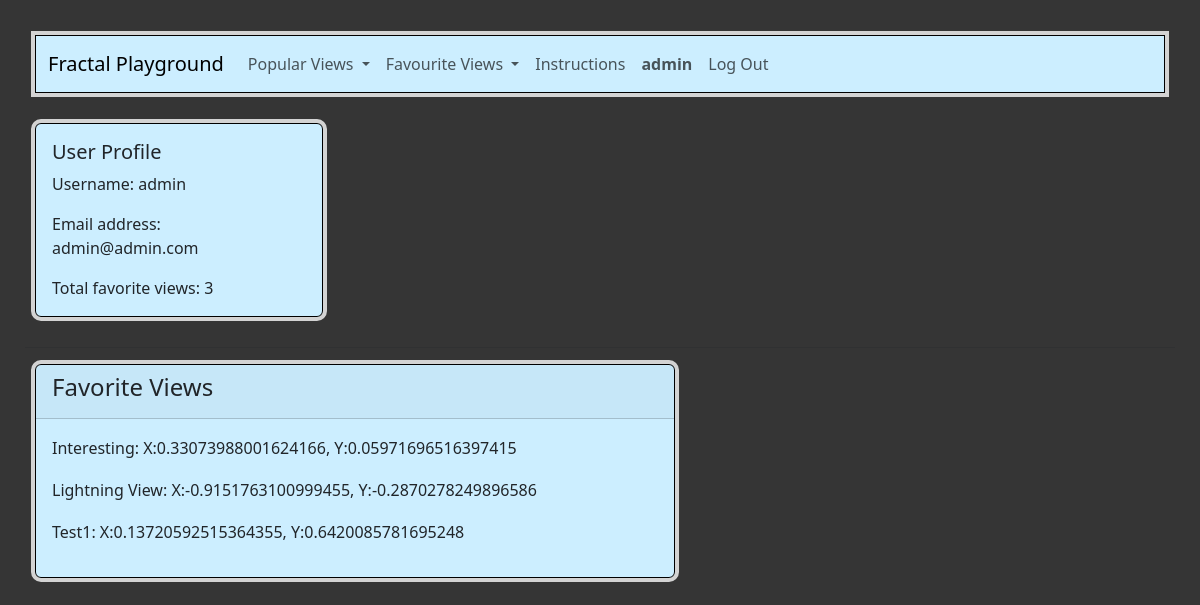
/user_profile (signed in), run on the app's committed database.
### mandelbrot/models.py (models this page shows)
class User(AbstractUser):
    def serialize(self):
        return {
            "username": self.username,
            "email": self.email,
            "total_favorite_views": MandelbrotView.objects.filter(user=self).count(),  # Number of saved views
            "favorite_views": [view.serialize() for view in MandelbrotView.objects.filter(user=self)],
        }

class MandelbrotView(models.Model):
    VIEW_TYPE_CHOICES = [
        ("user_defined", "User Defined"),
        ("predefined", "Predefined"),
    ]
    user = models.ForeignKey("User", on_delete=models.CASCADE, related_name="user_mandelbrot_views", null=True, blank=True)
    name = models.CharField(blank=False, null=False, max_length=128)
    center_x = models.FloatField(blank=False, null=False)
    center_y = models.FloatField(blank=False, null=False)
    zoom = models.FloatField(blank=False, null=False)
    max_iterations = models.IntegerField(blank=False, null=False)
    view_type = models.CharField(max_length=20, choices=VIEW_TYPE_CHOICES, default="user_defined")
    def serialize(self):
        return {
            "id": self.id,
            "name": self.name,
            "center_x": self.center_x,
            "center_y": self.center_y,
            "zoom": self.zoom,
            "max_iterations": self.max_iterations,
            "view_type": self.view_type,
        }

### mandelbrot/views.py (the view)
# urls.py: path("user_profile", views.user_profile, name="user_profile"),
@login_required
def user_profile(request):
    return render(request, "mandelbrot/user_profile.html", {
        "current_user": User.objects.get(username=request.user).serialize(),
    })

### mandelbrot/templates/mandelbrot/user_profile.html (shortened to what this page needs)
{% extends "mandelbrot/layout.html" %}
{% load static %}
{% block body %}
    <div class="card profile-card rectangle navigation-bar" style="max-width: 18rem;">
        <div class="card-body">
            <h5 class="card-title">User Profile</h5>
            <p class="card-text">Username: {{ current_user.username }}</p>
            <p class="card-text">Email address: {{ current_user.email }}</p>
            <p class="card-text">Total favorite views: {{ current_user.total_favorite_views }}</p>
        </div>
    </div>
    <hr>
    <div id="post-list-header" class="card rectangle navigation-bar" style="max-width: 40rem;">
        <div class="card-header">
            <h4>Favorite Views</h4>
        </div>
        <div class="card-body">
        {% for view in current_user.favorite_views %}
            <p class="saved-view-item">
                {{ view.name }}: X:{{ view.center_x}}, Y:{{ view.center_y }}
            </p>
        {% endfor %}
        </div>
    </div>
{% endblock %}

### mandelbrot/templates/mandelbrot/layout.html (shortened to what this page needs)
{% load static %}
<!DOCTYPE html>
<html lang="en">
    <head>
        <link href="https://cdn.jsdelivr.net/npm/bootstrap@5.3.3/dist/css/bootstrap.min.css" rel="stylesheet">
        <link rel="stylesheet" href="{% static 'mandelbrot/styles.css' %}">
    </head>
    <body>
        <div class="rectangle navigation-bar">
            <nav class="navbar navbar-expand-lg">
                <div class="container-fluid">
                    <a class="navbar-brand" href="{% url 'index' %}">Fractal Playground</a>
                    <div class="collapse navbar-collapse" id="navbarSupportedContent">
                        <ul class="navbar-nav me-auto mb-2 mb-lg-0">
                            <li class="nav-item dropdown">
                                <a class="nav-link dropdown-toggle" href="#" role="button" data-bs-toggle="dropdown" aria-expanded="false">
                                    Popular Views
                                </a>
                            </li>
                            {% if user.is_authenticated %}
                                <li class="nav-item dropdown">
                                    <a class="nav-link dropdown-toggle" href="#" role="button" data-bs-toggle="dropdown" aria-expanded="false">
                                        Favourite Views
                                    </a>
                                </li>
                            {% endif %}
                            <li class="nav-item">
                                <a class="nav-link" href="#" data-bs-toggle="modal" data-bs-target="#instructionsModal">
                                    Instructions
                                </a>
                            </li>
                            {% if user.is_authenticated %}
                                <li class="nav-item">
                                    <a class="nav-link" href="{% url 'user_profile' %}"><strong>{{ user.username }}</strong></a>
                                </li>
                                <li class="nav-item">
                                    <a class="nav-link" href="{% url 'logout' %}">Log Out</a>
                                </li>
                            {% endif %}
                        </ul>
                    </div>
                </div>
            </nav>
        </div>
        {% block body %}
        {% endblock %}
    </body>
</html>

### mandelbrot/static/mandelbrot/styles.css (style rules this page uses)
body { padding: 25px; background-color: #353535 }
.rectangle { border: 1px solid black; outline: 4px solid lightgray; }
.navigation-bar { margin: 10px; margin-bottom: 30px; background-color: #cef; }

### data on the page
User: username "admin", email "admin@admin.com"
MandelbrotView: name "Interesting", center_x "0.33073988001624166", center_y "0.05971696516397415"
MandelbrotView: name "Lightning View", center_x "-0.9151763100999455", center_y "-0.2870278249896586"
MandelbrotView: name "Test1", center_x "0.13720592515364355", center_y "0.6420085781695248"

### other printed values
{{ current_user.total_favorite_views }} "3"
